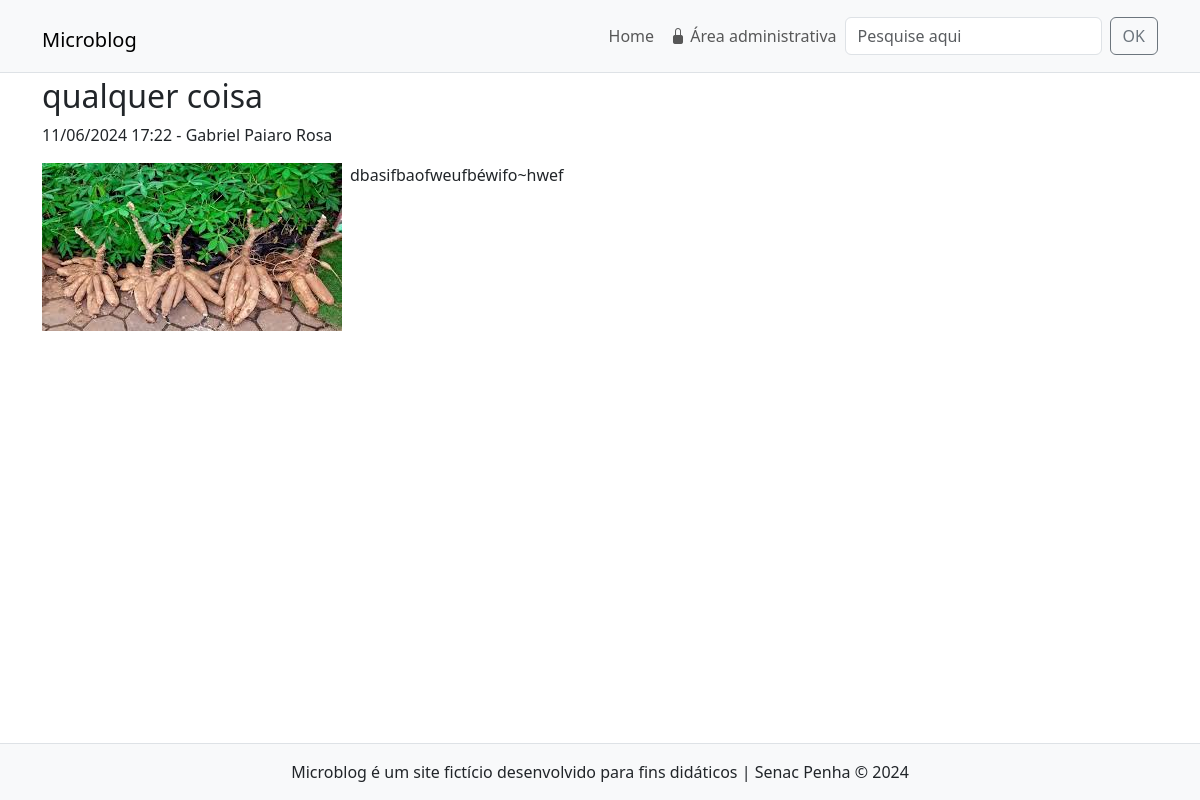
Page /noticia.php?id=17 on the committed database.
### tables this page shows
CREATE TABLE `noticias` (
  `id` int(11) NOT NULL,
  `data` datetime NOT NULL DEFAULT current_timestamp(),
  `titulo` varchar(150) NOT NULL,
  `texto` text NOT NULL,
  `resumo` tinytext NOT NULL,
  `imagem` varchar(45) NOT NULL,
  `usuario_id` int(11) NOT NULL
);

CREATE TABLE `usuarios` (
  `id` int(11) NOT NULL,
  `nome` varchar(50) NOT NULL,
  `senha` varchar(255) NOT NULL,
  `email` varchar(45) NOT NULL,
  `tipo` enum('admin','editor') NOT NULL
);

### inc/funcoes-noticias.php (called while the page is built, shortened)
<?php
function formataData($data)
{
    return date("d/m/Y H:i", strtotime($data));
}
function lerNoticiaCompleta($conexao, $idNoticia)
{
    $sql = "SELECT noticias.*, usuarios.nome AS nomeAutor
            FROM noticias
            JOIN usuarios ON noticias.usuario_id = usuarios.id
            WHERE noticias.id = $idNoticia";
    $resultado = mysqli_query($conexao, $sql) or die(mysqli_error($conexao));
    return mysqli_fetch_assoc($resultado);
}

### noticia.php (the view)
<?php
require "inc/cabecalho.php";
require_once "inc/funcoes-noticias.php";
if (isset($_GET['id'])) {
    $idNoticia = $_GET['id'];
    $noticia = lerNoticiaCompleta($conexao, $idNoticia);
    if ($noticia) {
?>
        <div class="row my-1 mx-md-n1">
            <article class="col-12">
                <h2><?= $noticia['titulo'] ?></h2>
                <p class="font-weight-light">
                    <time><?= formataData($noticia['data']) ?></time> - <span><?= $noticia['nomeAutor'] ?></span>
                </p>
                <img src="imagens/<?= $noticia['imagem'] ?>" alt="" class="float-start pe-2 img-fluid">
                <p><?= $noticia['texto'] ?></p>
            </article>
        </div>
<?php
    }
}
require_once "inc/rodape.php";
?>

### rows in the picture
noticias: titulo "qualquer coisa", data "11/06/2024 17:22", usuario.nome "Gabriel Paiaro Rosa", imagem (picture), texto "dbasifbaofweufbéwifo~hwef"
